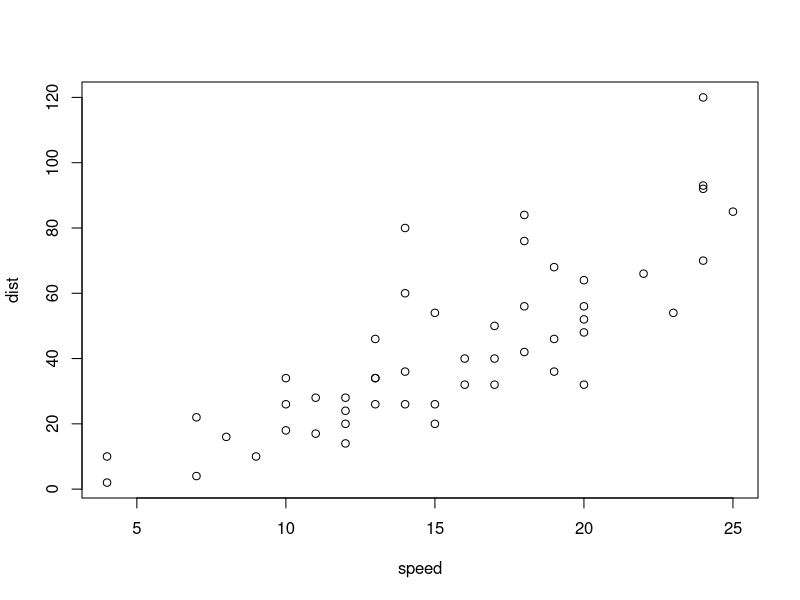
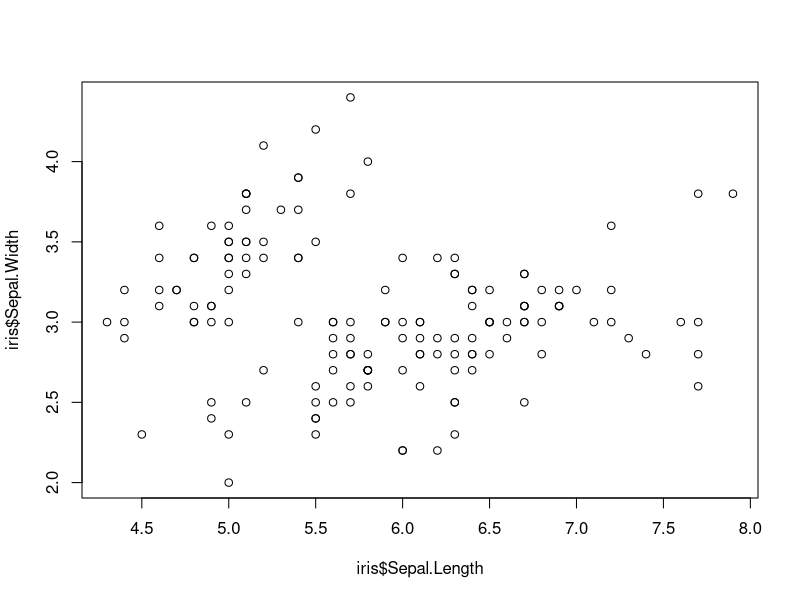

These charts were generated, in order, by the following R code:
## ---- chunk 1
x = 2 + 2 
plot(cars)
## ---- chunk 2
plot(iris$Sepal.Length, iris$Sepal.Width)
